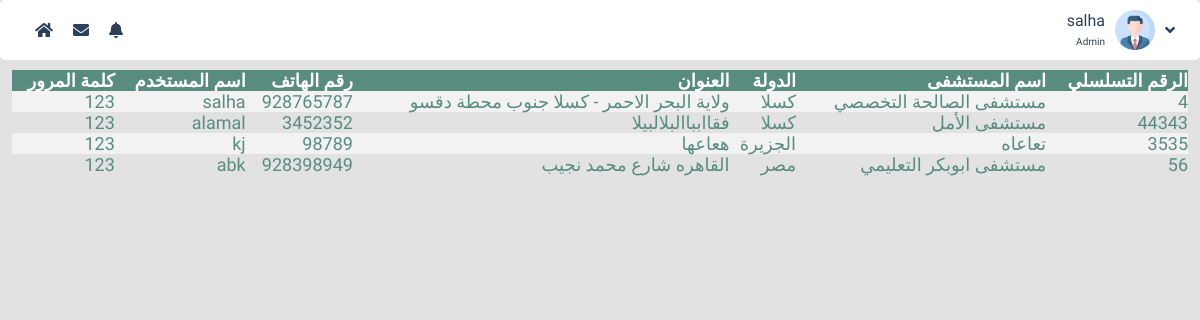
The page /admin/selectHospital.php (signed in) on the database its author committed.
### tables this page shows
CREATE TABLE IF NOT EXISTS `hospital` (
  `hospitalname` varchar(100) NOT NULL,
  `hospitalid` int(10) NOT NULL,
  `state` varchar(100) NOT NULL,
  `address` varchar(100) NOT NULL,
  `phone` varchar(15) NOT NULL,
  `username` varchar(50) NOT NULL,
  `password` varchar(50) NOT NULL,
  PRIMARY KEY (`hospitalid`),
  UNIQUE KEY `username` (`username`)
);

### admin/selectHospital.php (the view, shortened to what this page needs)
<?php
    include_once "connection.php";
?>
<!DOCTYPE html>
<html>
    <head>
        <link rel="stylesheet" href="https://cdnjs.cloudflare.com/ajax/libs/font-awesome/5.15.1/css/all.min.css" />
        <link rel="stylesheet" href="addstyle.css">
        <link rel="stylesheet" href="../css/admin.css">
    </head>
    <body>
    <div class="wrapper">
        <div class="admin-navbar">
            <div class="left">
                <ul>
                <li><a href="admin.php"><i class="fas fa-home"></i></a></li>
                <li><a href="#"><i class="fas fa-envelope"></i></a></li>
                <li><a href="#"><i class="fas fa-bell"></i></a></li>
                </ul>
            </div>
            <div class="right">
                <ul>
                <li><a href="#">
                    <p><?php  echo $_SESSION['loginUser'];?><br><span>Admin</span></p>
                    <img src="../img/profile.png" width="40">
                    <i class="fas fa-angle-down"></i>
                </a>
                </li>
                </ul>
            </div>
        </div>
    </div>
    <center>
        <div class="formStyle">
            <div class="dataTable">
                <table>
                    <tr>
                        <th>كلمة المرور</th>
                        <th>اسم المستخدم</th>
                        <th>رقم الهاتف</th>
                        <th>العنوان</th>
                        <th>الدولة</th>
                        <th>اسم المستشفى</th>
                        <th>الرقم التسلسلي</th>
                    </tr>
                    <?php
                        $sql = "select * from hospital";
                        $result = $connect->query($sql);
                        if($result->num_rows > 0){
                            while ($row = $result-> fetch_assoc()){
                                echo "<tr><td>". $row['password'] ."</td><td>". $row['username'] ."</td><td>". $row['phone'] ."</td><td>". $row['address'] ."</td><td>". $row['state'] ."</td><td>". $row['hospitalname'] ."</td><td>". $row['hospitalid'] ."</td></tr>";
                            }
                            echo "</table>";
                        }else{
                            echo "نتائج 0";
                        }
                    ?>
            </div>
        </div>
    </body>
</html>

### admin/addstyle.css (style rules this page uses)
* { margin: 0; padding: 0; box-sizing: border-box; font-family: 'Tajawal', sans-serif; }
.formStyle { width: 100%; padding-top:70px; }

### css/admin.css (style rules this page uses)
* { list-style: none; text-decoration: none; margin: 0; padding: 0; box-sizing: border-box; font-family: 'Tajawal', sans-serif; }
body { background: #e2e2e2; }
.wrapper { position: absolute; width: 100%; }
.wrapper .admin-navbar { background: #fff; display: flex; justify-content: space-between; padding: 10px 25px; border-radius: 5px; }
.wrapper .admin-navbar a { color: #2c4059; }
.wrapper .admin-navbar .left ul, .wrapper .admin-navbar .right ul li a { display: flex; height: 40px; align-items: center; }
.wrapper .admin-navbar .left ul li, .wrapper .admin-navbar .right img { margin: 0 10px; }
.wrapper .admin-navbar .right a { text-align: right; }
.wrapper .admin-navbar .right a span { font-size: 10px; }
.wrapper .admin-navbar .right ul li { position: relative; }
a { text-decoration: none; color: white; }

### admin/selectHospital.php (style rules this page uses)
table { border-collapse: collapse; width: 98%; color: #588c7e; font-size: 18px; text-align: right; }
th { background-color: #588c7e; color: white; }
tr:nth-child(even) { background-color: #f2f2f2; }

### rows shown on the page
hospital: password "123", username "salha", phone "928765787", address "ولاية البحر الاحمر - كسلا جنوب محطة دقسو", state "كسلا", hospitalname "مستشفى الصالحة التخصصي", hospitalid "4"
hospital: password "123", username "alamal", phone "3452352", address "فقاابباالبلالبيلا", state "كسلا", hospitalname "مستشفى الأمل", hospitalid "44343"
hospital: password "123", username "kj", phone "98789", address "هعاعها", state "الجزيرة", hospitalname "تعاعاه", hospitalid "3535"
hospital: password "123", username "abk", phone "928398949", address "القاهره شارع محمد نجيب", state "مصر", hospitalname "مستشفى ابوبكر التعليمي", hospitalid "56"

### other values the page prints
$_SESSION['loginUser'] "salha"
